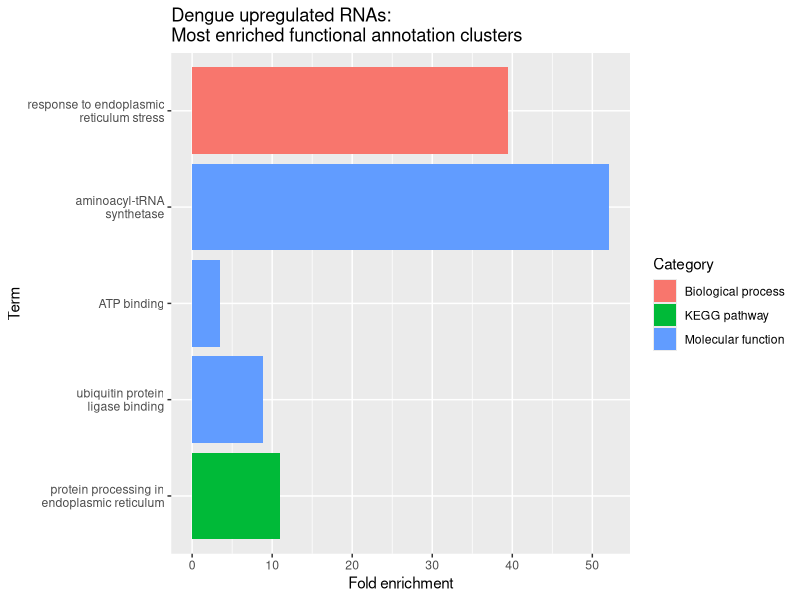

Here is the R script that generated this plot:
library(ggplot2)

d_u_FAC = data.frame(
    term = c(
        "response to endoplasmic\nreticulum stress",
        "aminoacyl-tRNA\nsynthetase",
        "ATP binding",
        "ubiquitin protein\nligase binding",
        "protein processing in\nendoplasmic reticulum"
    ),
    enrichment = c(
        39.40408163265306,
        52.14269788182832,
        3.4894128525196484,
        8.80905695611578,
        11.017543859649123
    ),
    Category = c(
        "Biological process",
        "Molecular function",
        "Molecular function",
        "Molecular function",
        "KEGG pathway"
    ),
    order = c(
        1,
        2,
        3,
        4,
        5
    )
)

ggplot(d_u_FAC, aes(x = reorder(term, -1* order), y = enrichment, fill = Category)) +
    geom_bar(stat = "identity") +
    coord_flip() +
    labs(
        legend = "Category",
        x = "Term",
        y = "Fold enrichment",
        title = "Dengue upregulated RNAs:\nMost enriched functional annotation clusters"
    )
